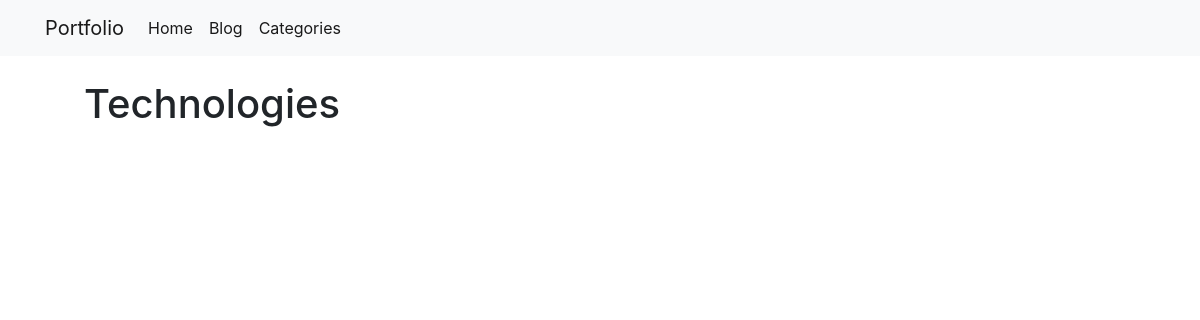
/blog/Technologies/, run on an earlier commit of the app's database.
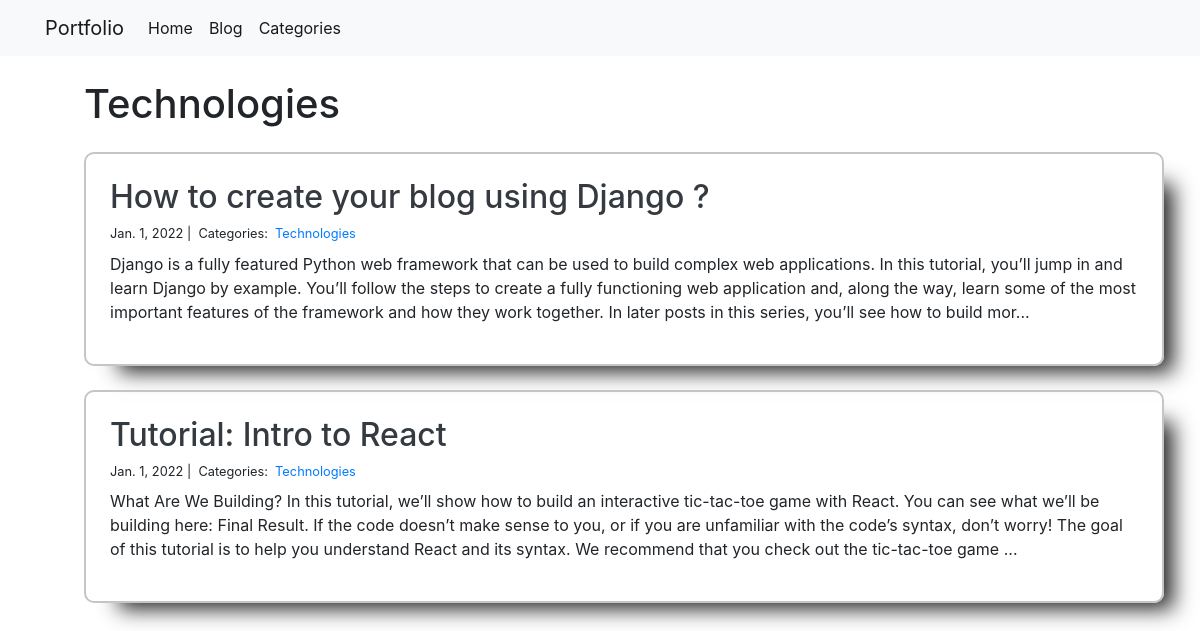
And on a later commit of the database.
### blog/models.py (models this page shows)
class Category(models.Model):
    name = models.CharField(max_length=20)

class Post(models.Model):
    title = models.CharField(max_length=255)
    body = models.TextField()
    created_on = models.DateTimeField(auto_now_add=True)
    last_modified = models.DateTimeField(auto_now=True)
    categories = models.ManyToManyField('Category', related_name='posts')

### blog/views.py (the view)
# urls.py: path("<category>/", views.blog_category, name="blog_category"),
def blog_category(request, category):
    posts = Post.objects.filter(
        categories__name__contains=category
    ).order_by('created_on')
    context = {
        "category": category,
        "posts": posts
    }
    return render(request, "blog_category.html", context)

### blog/templates/blog_category.html
{% extends "base.html" %}
{% block page_content %}
<div class="m-4 col-md-12">
    <h1>{{ category | title }}</h1>
    {% for post in posts %}
    <div class="mt-4 p-4" class="p-4 mt-4" style="border:2px solid #c5c5c5; border-radius: 10px;box-shadow: 22px 19px 20px -13px rgba(0,0,0,0.86);">
        <h2><a class="text-dark" style="text-decoration: none;" href="{% url 'blog_detail' post.pk%}">{{ post.title }}</a></h2>
        <small>
            {{ post.created_on.date }} |&nbsp;
            Categories:&nbsp;
            {% for category in post.categories.all %}
            <a href="{% url 'blog_category' category.name %}">
                {{ category.name }}
            </a>&nbsp;
            {% endfor %}
        </small>
        <p class="mt-2">{{ post.body | slice:":400" }}...</p>
    </div>
    {% endfor %}
</div>
{% endblock %}

What changed in the data, as far as the page shows it:
now on this page (row edited): Category: name "Technologies"
now on this page (row unchanged): Post: title "How to create your blog using Django ?", created_on "Jan. 1, 2022", body "Django is a fully featured Python web framework that can be used to build complex web applications. In this tutorial, you’ll jump in and learn Django by example. You’ll follow the steps to create a fully functioning web application and, along the way, learn some of the most important features of the framework and how they work together. In later posts in this series, you’ll see how to build mor"
now on this page (row unchanged): Post: title "Tutorial: Intro to React", created_on "Jan. 1, 2022", body "What Are We Building? In this tutorial, we’ll show how to build an interactive tic-tac-toe game with React. You can see what we’ll be building here: Final Result. If the code doesn’t make sense to you, or if you are unfamiliar with the code’s syntax, don’t worry! The goal of this tutorial is to help you understand React and its syntax. We recommend that you check out the tic-tac-toe game"
Also different on the page:
{{ category | title }}: "Technologies" → (not shown)
